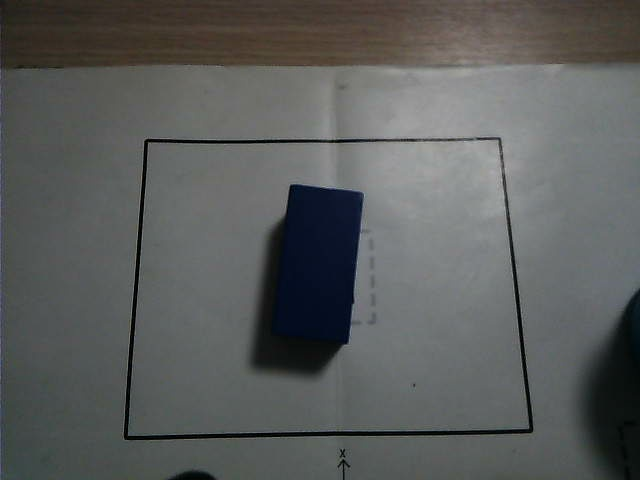
#> input picture tools/vision_roi_tuner/inputs/images/blue_block_001.jpg, 640 x 480 px; its folder holds only this picture in this run
$ python analyze_lab_distribution.py
#> lines starting #> are read from the running program, lines starting #| are printed output that depends on the picture; after the words box and inside, x2 and y2 are one past the last pixel; in counts of white or black regions, pixels touching at a corner belong together
### tools/vision_roi_tuner/scripts/roi_color_detection_utils.py
#!/usr/bin/env python3
# -*- coding: utf-8 -*-
"""
Offline ROI color detection helpers.
Mirrors logic in src/app/app/roi_color_detector_node.py (zero ROS2 dependency).
"""

import re
from pathlib import Path
from typing import Any, Dict, List, Optional, Tuple

import cv2
import numpy as np
import yaml

CHROMATIC_COLORS = {"red", "blue", "green", "yellow", "purple", "tennis"}
NEUTRAL_COLORS = {"black", "white"}


def load_lab_ranges(lab_config_path: str) -> Tuple[Dict[str, Tuple], List[str]]:
    p = Path(lab_config_path)
    data = yaml.safe_load(p.read_text())
    cl = data["/**"]["ros__parameters"]["color_range_list"]
    rng = {}
    for name in cl:
        rng[name] = (tuple(cl[name]["min"]), tuple(cl[name]["max"]))
#> in main, bgr is the input picture: shape (480, 640, 3); mean B, G, R 91.5, 92.4, 90.4
    color_keys = list(cl.keys())
    return rng, color_keys


# [83 lines left out: functions dominant_color_key, color_center_score, dominant_color_key_with_priority, not called in this run]


def detect_object_contour(gray_img, min_area=500):
#> called with min_area = 500
    blurred = cv2.GaussianBlur(gray_img, (5, 5), 0)
    _, binary = cv2.threshold(blurred, 0, 255, cv2.THRESH_BINARY_INV + cv2.THRESH_OTSU)
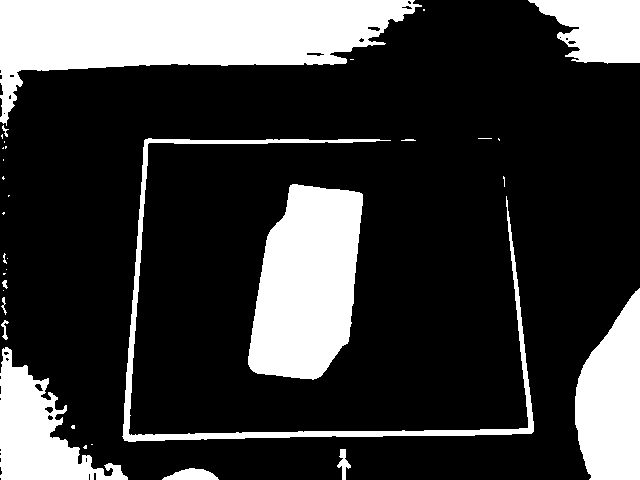
#> binary: shape (480, 640); 23.2% white; 34 white regions (20 under 20 px), largest, box (x1, y1, x2, y2) and area: (0, 0, 422, 126) 25843, (248, 184, 363, 380) 16839, (575, 288, 640, 480) 9188
    kernel = cv2.getStructuringElement(cv2.MORPH_ELLIPSE, (7, 7))
    binary = cv2.morphologyEx(binary, cv2.MORPH_CLOSE, kernel, iterations=1)
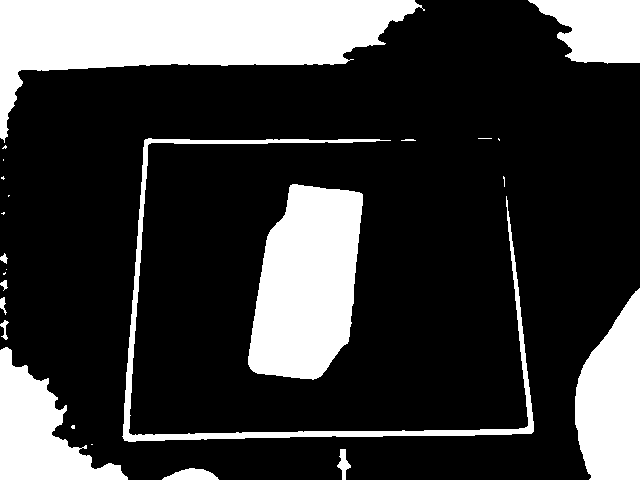
#> binary: shape (480, 640); 23.5% white; 25 white regions (12 under 20 px)
    cnts, _ = cv2.findContours(binary, cv2.RETR_EXTERNAL, cv2.CHAIN_APPROX_SIMPLE)
#> cnts = 25 contours, 13 with area under 20; largest, box (x1, y1, x2, y2) and area: (0, 0, 425, 143) 25768, (248, 184, 363, 380) 16584, (575, 288, 640, 480) 8970, (0, 347, 128, 480) 7624, (528, 0, 640, 64) 4956
    if not cnts:
        return None
    largest = max(cnts, key=cv2.contourArea)
#> largest = contour of 183 points, box (x1, y1, x2, y2) (0, 0, 425, 143), area 25768
#> in main, `contour = detect_object_contour(gray)`: contour has the same summary as largest in detect_object_contour
    if cv2.contourArea(largest) < min_area:
        return None
    return largest


def erode_contour_mask(img_shape, contour, kernel_size=5):
#> called with img_shape = (480, 640), contour = array of shape (183, 1, 2), kernel_size = 5
    mask = np.zeros(img_shape, np.uint8)
    cv2.drawContours(mask, [contour], -1, 255, thickness=-1)
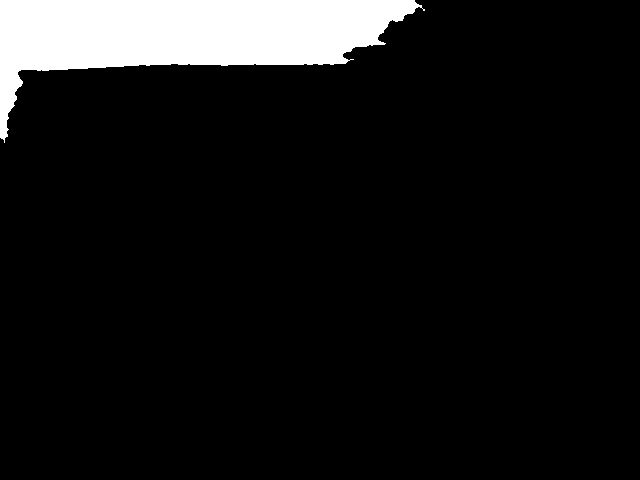
#> mask: shape (480, 640); 8.6% white; 1 white region, box (x1, y1, x2, y2) and area: (0, 0, 425, 143) 26322
    kernel = cv2.getStructuringElement(cv2.MORPH_ELLIPSE, (kernel_size, kernel_size))
    return cv2.erode(mask, kernel, iterations=1)
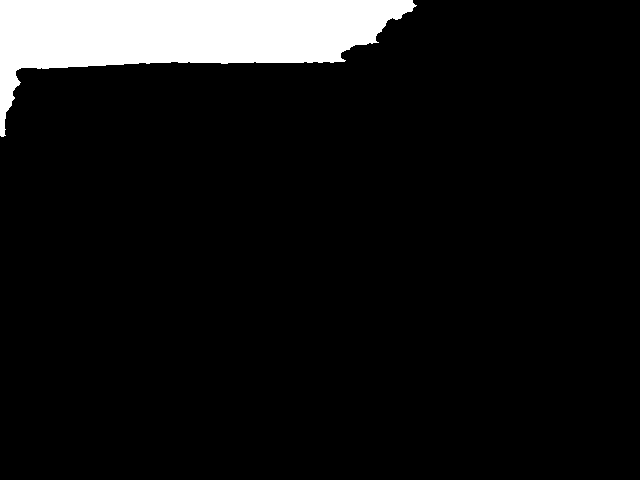
#> returned value: shape (480, 640); 8.2% white; 1 white region, box (x1, y1, x2, y2) and area: (0, 0, 417, 137) 25197


# [81 lines left out: functions erode_contour_mask_v2, apply_luminance_thresholds, estimate_color, estimate_color_with_thresholds, estimate_color_with_otsu_chroma, not called in this run]


def parse_filename_label(filename):
    stem = Path(filename).stem
    m = re.match(r"^(?P<color>[a-z]+)_(?P<class>[a-z]+)_\d+$", stem)
    if not m:
        raise ValueError(f"cannot parse label from filename: {filename}")
    return m.group("color"), m.group("class")


# [26 lines left out: function build_debug_overlay, not called in this run]

### tools/vision_roi_tuner/scripts/analyze_lab_distribution.py
#!/usr/bin/env python3
# -*- coding: utf-8 -*-
"""
LAB color distribution analyzer.
Extracts LAB pixels from object contours and compares against current config ranges.
"""

import json
import sys
from collections import defaultdict
from pathlib import Path

import cv2
import numpy as np

from roi_color_detection_utils import (
    detect_object_contour,
    erode_contour_mask,
    load_lab_ranges,
    parse_filename_label,
)

ROOT = Path(__file__).resolve().parent.parent
IMAGES_DIR = ROOT / "inputs" / "images"
CONFIG_PATH = ROOT / "configs" / "lab_config.yaml"
REPORTS_DIR = ROOT / "outputs" / "reports"
DEBUG_DIR = ROOT / "outputs" / "debug_images" / "lab"


def extract_lab_pixels(bgr_img, contour, erode_size=5):
    gray = cv2.cvtColor(bgr_img, cv2.COLOR_BGR2GRAY)
    if contour is None:
        contour = detect_object_contour(gray)
        if contour is None:
            return None

    mask = erode_contour_mask(gray.shape, contour, kernel_size=erode_size)
    lab = cv2.cvtColor(bgr_img, cv2.COLOR_BGR2LAB)
#> lab: shape (480, 640, 3); mean of channels 0, 1, 2 98.6, 127.2, 128.3
    indices = mask > 0
    L = lab[:, :, 0][indices]
    A = lab[:, :, 1][indices]
    B = lab[:, :, 2][indices]
    return L.astype(np.float64), A.astype(np.float64), B.astype(np.float64)


def compute_stats(values):
    if len(values) == 0:
        return {"mean": 0, "std": 0, "min": 0, "max": 0, "count": 0,
                "p5": 0, "p25": 0, "p50": 0, "p75": 0, "p95": 0}
    return {
        "mean": round(float(np.mean(values)), 2),
        "std": round(float(np.std(values)), 2),
        "min": int(np.min(values)),
        "max": int(np.max(values)),
        "count": int(len(values)),
        "p5": int(np.percentile(values, 5)),
        "p25": int(np.percentile(values, 25)),
        "p50": int(np.percentile(values, 50)),
        "p75": int(np.percentile(values, 75)),
        "p95": int(np.percentile(values, 95)),
    }


def compare_range(config_min, config_max, observed_stats):
    obs_min = observed_stats["p5"]
    obs_max = observed_stats["p95"]
    config_span = max(config_max - config_min, 1)

    overlap_min = max(config_min, obs_min)
    overlap_max = min(config_max, obs_max)
    overlap_width = max(0, overlap_max - overlap_min)
    overlap_pct = round(overlap_width / config_span * 100, 1) if config_span > 0 else 0.0
    obs_span = max(obs_max - obs_min, 1)
    coverage = round(overlap_width / obs_span * 100, 1)

    obs_mean = observed_stats["mean"]
    obs_std = observed_stats["std"]
    suggested_min = int(max(0, obs_mean - 2.0 * obs_std))
    suggested_max = int(min(255, obs_mean + 2.0 * obs_std))

    return {
        "config_range": [int(config_min), int(config_max)],
        "observed_p5_p95": [obs_min, obs_max],
        "observed_mean_2std": [suggested_min, suggested_max],
        "overlap_pct": overlap_pct,
        "coverage_pct": coverage,
    }


def save_histogram_plot(L, A, B, filename, out_dir):
    out_dir = Path(out_dir)
    out_dir.mkdir(parents=True, exist_ok=True)

    plot_w, plot_h = 900, 700
    img = np.ones((plot_h, plot_w, 3), dtype=np.uint8) * 30

    colors = [(200, 80, 80), (80, 200, 80), (200, 200, 80)]
    labels = ["L (luminance)", "A (green-red)", "B (blue-yellow)"]
    data = [L, A, B]
    xlims = [(0, 255), (0, 255), (0, 255)]

    for ch_idx in range(3):
        y0 = 30 + ch_idx * 210
        h = 180
        vals = data[ch_idx]
        hist, bins = np.histogram(vals, bins=64, range=(0, 255))
        hist = hist / max(hist.max(), 1)

        x0 = 60
        w = plot_w - 100

        for i in range(len(hist)):
            bx = int(x0 + i * w / len(hist))
            bw = max(1, int(w / len(hist)) - 1)
            by = int(y0 + h - hist[i] * h)
            cv2.rectangle(img, (bx, by), (bx + bw, y0 + h), colors[ch_idx], -1)

        cv2.putText(img, labels[ch_idx], (x0, y0 - 8),
                    cv2.FONT_HERSHEY_SIMPLEX, 0.5, colors[ch_idx], 1)
        cv2.putText(img, f"mean={vals.mean():.1f} std={vals.std():.1f} n={len(vals)}",
                    (x0 + w - 280, y0 - 8),
                    cv2.FONT_HERSHEY_SIMPLEX, 0.45, (200, 200, 200), 1)

    cv2.imwrite(str(out_dir / filename), img)


def main():
    REPORTS_DIR.mkdir(parents=True, exist_ok=True)
    DEBUG_DIR.mkdir(parents=True, exist_ok=True)

    lab_ranges, color_keys = load_lab_ranges(str(CONFIG_PATH))
    print(f"Config colors: {color_keys}")

    image_files = sorted(IMAGES_DIR.glob("*.jpg"))
    per_color_pixels = defaultdict(lambda: {"L": [], "A": [], "B": []})
    per_image = {}

    for img_path in image_files:
        try:
            expected_color, expected_class = parse_filename_label(img_path.name)
        except ValueError:
            continue

        bgr = cv2.imread(str(img_path))
        gray = cv2.cvtColor(bgr, cv2.COLOR_BGR2GRAY)
        contour = detect_object_contour(gray)
        if contour is None:
            print(f"  SKIP {img_path.name}: no contour")
            continue

        result = extract_lab_pixels(bgr, contour)
        if result is None:
            continue
        L, A, B = result

        stats_L = compute_stats(L)
#> stats_L = 10 items
        stats_A = compute_stats(A)
#> stats_A = 10 items
        stats_B = compute_stats(B)
#> stats_B = 10 items

        per_image[img_path.name] = {
            "expected_color": expected_color,
            "expected_class": expected_class,
            "pixel_count": int(len(L)),
            "L": stats_L,
            "A": stats_A,
            "B": stats_B,
        }

        per_color_pixels[expected_color]["L"].extend(L.tolist())
        per_color_pixels[expected_color]["A"].extend(A.tolist())
        per_color_pixels[expected_color]["B"].extend(B.tolist())

        save_histogram_plot(L, A, B, img_path.stem + "_hist.png", DEBUG_DIR)
#> after the loop in save_histogram_plot, `for ch_idx in range(3):`:
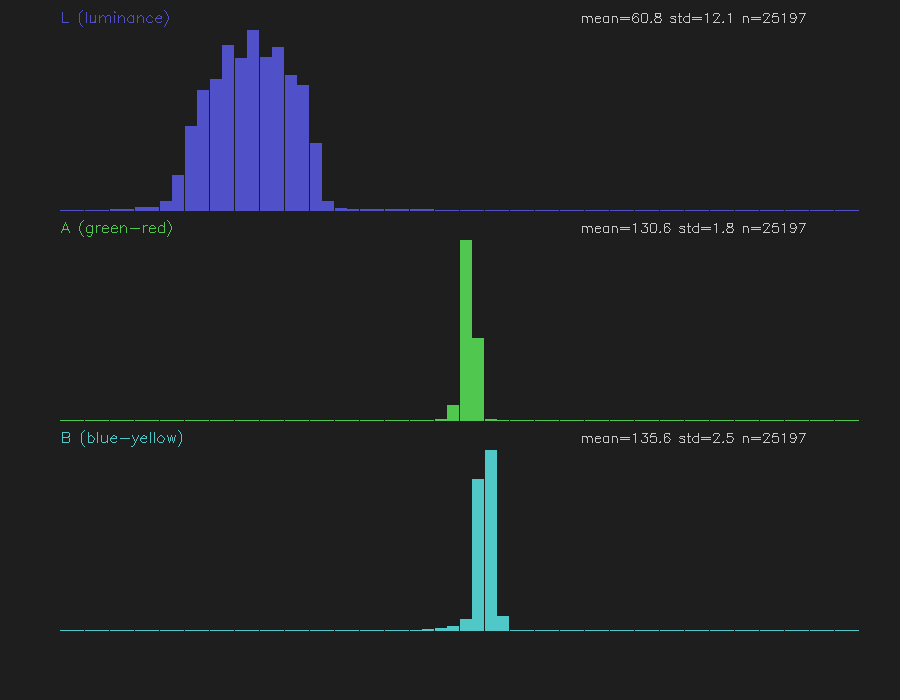
#> img: shape (700, 900, 3); mean of channels 0, 1, 2 37.4, 34.6, 32.7; drawn as B, G, R
        print(f"  {img_path.name:28s}  L={stats_L['mean']:.0f}±{stats_L['std']:.0f}  "
              f"A={stats_A['mean']:.0f}±{stats_A['std']:.0f}  "
              f"B={stats_B['mean']:.0f}±{stats_B['std']:.0f}  n={len(L)}")
#|   blue_block_001.jpg            L=61±12  A=131±2  B=136±3  n=25197

    per_color_stats = {}
    for color in sorted(per_color_pixels.keys()):
        px = per_color_pixels[color]
        stats = {
            "total_pixels": len(px["L"]),
            "L": compute_stats(np.array(px["L"])),
            "A": compute_stats(np.array(px["A"])),
            "B": compute_stats(np.array(px["B"])),
        }
        per_color_stats[color] = stats

        print(f"\n=== {color} ({stats['total_pixels']} pixels across images) ===")
        for ch in ["L", "A", "B"]:
            s = stats[ch]
            idx = {"L": 0, "A": 1, "B": 2}[ch]
            if color in lab_ranges:
                cmin = lab_ranges[color][0][idx]
                cmax = lab_ranges[color][1][idx]
                cfg_str = f"[{cmin}, {cmax}]"
            else:
                cfg_str = "N/A"
            print(f"  {ch}: mean={s['mean']:.1f} std={s['std']:.1f}  "
                  f"[{s['p5']}, {s['p95']}] (90% range)  "
                  f"config={cfg_str}")

    range_comparison = {}
    for color in per_color_stats:
        if color not in lab_ranges:
            continue
        config_min, config_max = lab_ranges[color]
        obs = per_color_stats[color]
        range_comparison[color] = {
            "L": compare_range(config_min[0], config_max[0], obs["L"]),
            "A": compare_range(config_min[1], config_max[1], obs["A"]),
            "B": compare_range(config_min[2], config_max[2], obs["B"]),
        }

    result = {
        "per_color_stats": per_color_stats,
        "per_image": per_image,
        "range_comparison": range_comparison,
    }

    json_path = REPORTS_DIR / "lab_distribution.json"
    with open(json_path, "w", encoding="utf-8") as f:
        json.dump(result, f, indent=2, ensure_ascii=False)
    print(f"\n✅ {json_path}")

    md_path = REPORTS_DIR / "lab_distribution.md"
    write_report(md_path, per_color_stats, range_comparison, lab_ranges, per_image)
    print(f"✅ {md_path}")
    print(f"✅ {DEBUG_DIR}/  ({len(per_image)} histograms)")


def write_report(md_path, per_color_stats, range_comparison, lab_ranges, per_image):
    lines = []
    lines.append("# LAB Color Distribution Analysis\n")

    for color in sorted(per_color_stats.keys()):
        stats = per_color_stats[color]
        lines.append(f"## {color} ({stats['total_pixels']} pixels)\n")

        lines.append("| Channel | Mean | Std | P5 | P25 | P50 | P75 | P95 | Config Range | Observed (P5-P95) | Overlap % |")
        lines.append("|---------|------|-----|----|-----|-----|-----|-----|-------------|-------------------|-----------|")

        for ch_idx, ch in enumerate(["L", "A", "B"]):
            s = stats[ch]
            config_str = "N/A"
            obs_str = f"[{s['p5']}, {s['p95']}]"
            overlap_str = "N/A"

            if color in range_comparison:
                rc = range_comparison[color][ch]
                config_str = f"[{rc['config_range'][0]}, {rc['config_range'][1]}]"
                overlap_str = f"{rc['overlap_pct']}%"

            lines.append(
                f"| {ch} | {s['mean']:.1f} | {s['std']:.1f} | "
                f"{s['p5']} | {s['p25']} | {s['p50']} | {s['p75']} | {s['p95']} | "
                f"{config_str} | {obs_str} | {overlap_str} |"
            )
        lines.append("")

        if color in range_comparison:
            lines.append(f"### Suggested Range for {color}\n")
            lines.append("| Channel | Current Config | Observed (mean±2σ) | Suggested | Overlap % |")
            lines.append("|---------|---------------|---------------------|-----------|-----------|")
            for ch_idx, ch in enumerate(["L", "A", "B"]):
                rc = range_comparison[color][ch]
                suggested = rc["observed_mean_2std"]
                lines.append(
                    f"| {ch} | {rc['config_range']} | {suggested} | "
                    f"{'keep' if rc['overlap_pct'] > 70 else 'review'}"
                    f" | {rc['overlap_pct']}% |"
                )
            lines.append("")

    lines.append("## Diagnosis: Why Red Collapses\n")
    red = per_color_stats.get("red", {})
    blue = per_color_stats.get("blue", {})

    if red and blue:
        lines.append(f"- **Blue**: A={blue['A']['mean']:.0f}±{blue['A']['std']:.0f}, "
                     f"B={blue['B']['mean']:.0f}±{blue['B']['std']:.0f}")
        lines.append(f"- **Red**: A={red['A']['mean']:.0f}±{red['A']['std']:.0f}, "
                     f"B={red['B']['mean']:.0f}±{red['B']['std']:.0f}")
        lines.append("")

        if "red" in range_comparison:
            rc = range_comparison["red"]
            for ch in ["L", "A", "B"]:
                r = rc[ch]
                if r["overlap_pct"] < 50:
                    lines.append(
                        f"- **{ch} channel mismatch**: config [{r['config_range'][0]}, {r['config_range'][1]}] "
                        f"vs observed P5-P95 [{r['observed_p5_p95'][0]}, {r['observed_p5_p95'][1]}]. "
                        f"Only {r['overlap_pct']}% overlap."
                    )

    lines.append("\n## Next Steps\n")
    lines.append("1. Compare observed L/A/B ranges per color against config")
    lines.append("2. For channels with <50% overlap, adjust LAB config ranges")
    lines.append("3. Re-run evaluate_roi_color.py to verify improvement")
    lines.append("4. Do NOT auto-modify lab_config.yaml")

    with open(md_path, "w", encoding="utf-8") as f:
        f.write("".join(lines))


if __name__ == "__main__":
    main()
#| ✅ tools/vision_roi_tuner/outputs/debug_images/lab/  (1 histograms)
